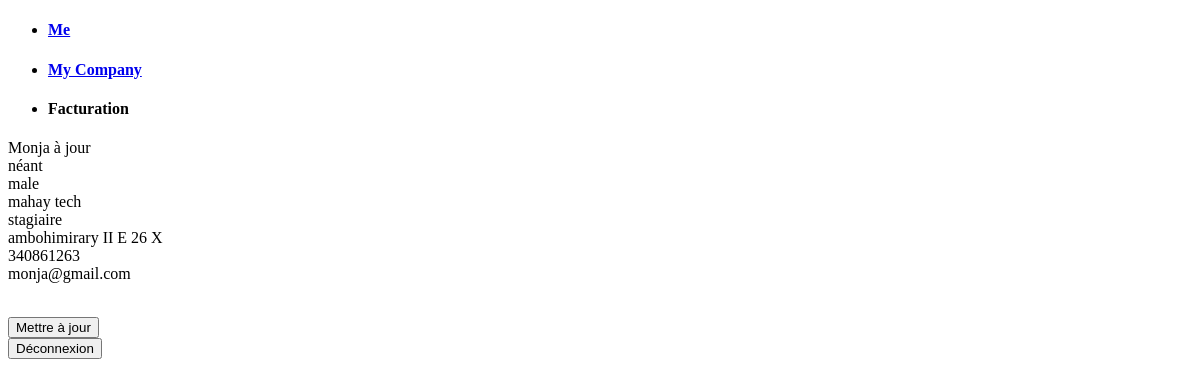
Before: /profile/ (signed in) with the older database file.
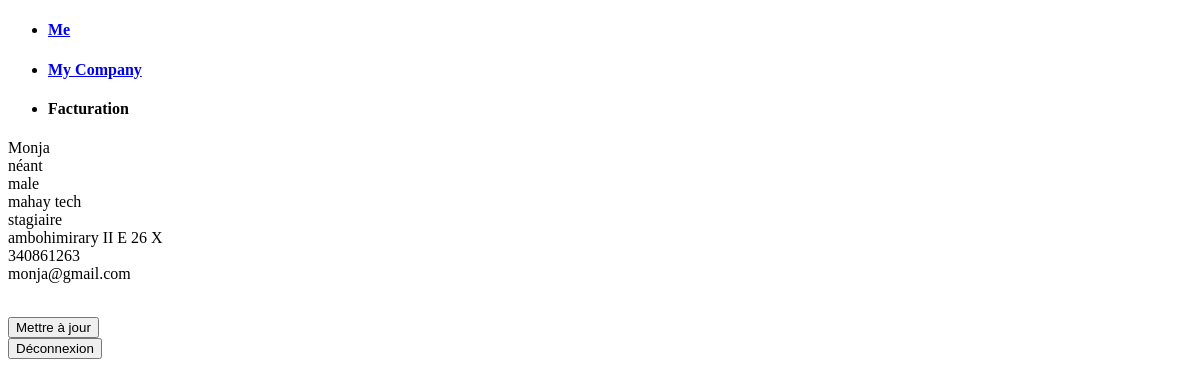
After: the same page with the newer database file.
### app/models.py (models this page shows)
class User(models.Model):
    first_name = models.CharField(max_length=50)
    last_name = models.CharField(max_length=50)
    gender = models.CharField(max_length=6)
    company = models.CharField(max_length=50)
    function = models.CharField(max_length=50)
    address = models.CharField(max_length=50)
    tel = models.IntegerField(max_length=15)
    mail = models.EmailField(max_length=50)
    password = models.CharField(max_length=200)

### app/views.py (the view, shortened to what this page needs)
# urls.py: re_path(r'^profile/$', app.views.profile, name='profile'),
def profile(request):
    try:
        session_id = request.session['id']
        user = User.objects.get(id=session_id)
        first_name = user.first_name
        last_name = user.last_name
        user_gender = user.gender
        user_company = user.company
        user_function = user.function
        user_address = user.address
        user_tel = user.tel
        user_mail = user.mail
        if request.GET:
            if 'update' in request.GET:
                return render(request, 'tab/profile_update.html', locals())
            elif 'logout' in request.GET:
                del request.session['id']
                return redirect('authentification')
            else:
                return render(request, 'tab/profile.html', locals())
        else:
            return render(request, 'tab/profile.html', locals())
    except KeyError:
        return redirect(auth)

### app/templates/tab/profile.html (shortened to what this page needs)
{% extends 'base.html' %}
{% block content %}
    <p>
        {{ first_name }} <br>
        {{ last_name }} <br>
        {{ user_gender }} <br>
        {{ user_company }} <br>
        {{ user_function }} <br>
        {{ user_address }} <br>
        {{ user_tel }} <br>
        {{ user_mail }} <br>
        {{ get }} <br>
    </p>
    <a href="http://localhost:8000/profile/?update={{ session_id }}">
        <input type="button" value="Mettre à jour">
    </a>
    <br>
        <a href="http://localhost:8000/profile/?logout={{ session_id }}">
        <input type="button" value="Déconnexion">
    </a>
{% endblock %}

Changed rows visible on the page:
changed User "néant": first_name "Monja à jour" → "Monja"
